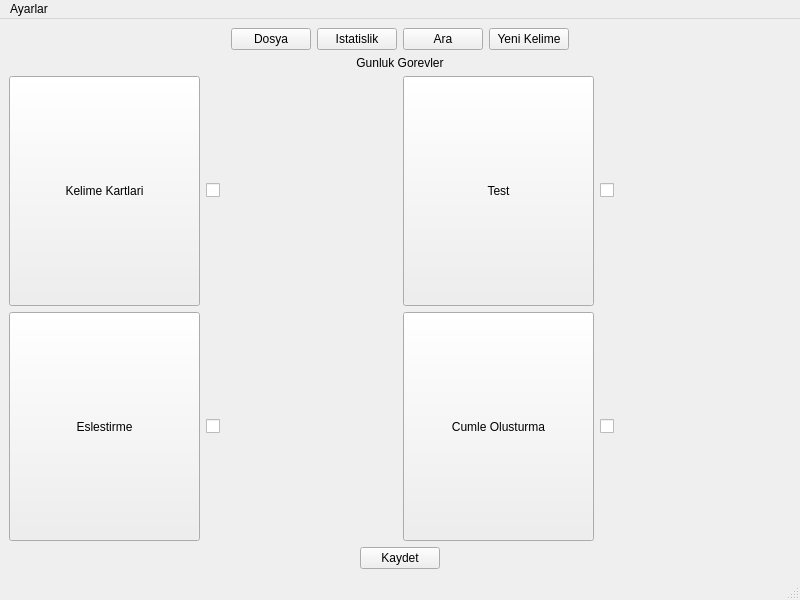
<?xml version="1.0" encoding="UTF-8"?>
<ui version="4.0">
 <class>MainWindow</class>
 <widget class="QMainWindow" name="MainWindow">
  <property name="geometry">
   <rect>
    <x>0</x>
    <y>0</y>
    <width>800</width>
    <height>600</height>
   </rect>
  </property>
  <property name="windowTitle">
   <string>MainWindow</string>
  </property>
  <widget class="QWidget" name="centralwidget">
   <layout class="QVBoxLayout" name="verticalLayout_2">
    <item>
     <layout class="QHBoxLayout" name="horizontalLayout">
      <item>
       <spacer name="horizontalSpacer">
        <property name="orientation">
         <enum>Qt::Orientation::Horizontal</enum>
        </property>
        <property name="sizeHint" stdset="0">
         <size>
          <width>40</width>
          <height>20</height>
         </size>
        </property>
       </spacer>
      </item>
      <item>
       <widget class="QPushButton" name="pushButton_dosya">
        <property name="sizePolicy">
         <sizepolicy hsizetype="Minimum" vsizetype="Fixed">
          <horstretch>0</horstretch>
          <verstretch>0</verstretch>
         </sizepolicy>
        </property>
        <property name="text">
         <string>Dosya</string>
        </property>
       </widget>
      </item>
      <item>
       <widget class="QPushButton" name="pushButton_istatislik">
        <property name="sizePolicy">
         <sizepolicy hsizetype="Minimum" vsizetype="Fixed">
          <horstretch>0</horstretch>
          <verstretch>0</verstretch>
         </sizepolicy>
        </property>
        <property name="text">
         <string>Istatislik</string>
        </property>
       </widget>
      </item>
      <item>
       <widget class="QPushButton" name="pushButton_ara">
        <property name="sizePolicy">
         <sizepolicy hsizetype="Minimum" vsizetype="Fixed">
          <horstretch>0</horstretch>
          <verstretch>0</verstretch>
         </sizepolicy>
        </property>
        <property name="text">
         <string>Ara</string>
        </property>
       </widget>
      </item>
      <item>
       <widget class="QPushButton" name="pushButton_yenikelime">
        <property name="sizePolicy">
         <sizepolicy hsizetype="Minimum" vsizetype="Fixed">
          <horstretch>0</horstretch>
          <verstretch>0</verstretch>
         </sizepolicy>
        </property>
        <property name="text">
         <string>Yeni Kelime</string>
        </property>
       </widget>
      </item>
      <item>
       <spacer name="horizontalSpacer_2">
        <property name="orientation">
         <enum>Qt::Orientation::Horizontal</enum>
        </property>
        <property name="sizeHint" stdset="0">
         <size>
          <width>40</width>
          <height>20</height>
         </size>
        </property>
       </spacer>
      </item>
     </layout>
    </item>
    <item>
     <widget class="QLabel" name="label">
      <property name="text">
       <string>Gunluk Gorevler</string>
      </property>
      <property name="alignment">
       <set>Qt::AlignmentFlag::AlignCenter</set>
      </property>
     </widget>
    </item>
    <item>
     <layout class="QGridLayout" name="gridLayout">
      <item row="0" column="1">
       <widget class="QCheckBox" name="checkBox_kelime">
        <property name="sizePolicy">
         <sizepolicy hsizetype="Minimum" vsizetype="Maximum">
          <horstretch>0</horstretch>
          <verstretch>0</verstretch>
         </sizepolicy>
        </property>
        <property name="font">
         <font>
          <pointsize>13</pointsize>
         </font>
        </property>
        <property name="text">
         <string/>
        </property>
       </widget>
      </item>
      <item row="1" column="1">
       <widget class="QCheckBox" name="checkBox_eslestirme">
        <property name="sizePolicy">
         <sizepolicy hsizetype="Minimum" vsizetype="Maximum">
          <horstretch>0</horstretch>
          <verstretch>0</verstretch>
         </sizepolicy>
        </property>
        <property name="font">
         <font>
          <pointsize>13</pointsize>
         </font>
        </property>
        <property name="text">
         <string/>
        </property>
       </widget>
      </item>
      <item row="1" column="2">
       <widget class="QPushButton" name="pushButton_cumle">
        <property name="sizePolicy">
         <sizepolicy hsizetype="Minimum" vsizetype="Expanding">
          <horstretch>0</horstretch>
          <verstretch>0</verstretch>
         </sizepolicy>
        </property>
        <property name="text">
         <string>Cumle Olusturma</string>
        </property>
       </widget>
      </item>
      <item row="1" column="0">
       <widget class="QPushButton" name="pushButton_eslestirme">
        <property name="sizePolicy">
         <sizepolicy hsizetype="Minimum" vsizetype="Expanding">
          <horstretch>0</horstretch>
          <verstretch>0</verstretch>
         </sizepolicy>
        </property>
        <property name="text">
         <string>Eslestirme</string>
        </property>
       </widget>
      </item>
      <item row="0" column="0">
       <widget class="QPushButton" name="pushButton_kart">
        <property name="sizePolicy">
         <sizepolicy hsizetype="Minimum" vsizetype="Expanding">
          <horstretch>0</horstretch>
          <verstretch>0</verstretch>
         </sizepolicy>
        </property>
        <property name="text">
         <string>Kelime Kartlari</string>
        </property>
       </widget>
      </item>
      <item row="0" column="2">
       <widget class="QPushButton" name="pushButton_test">
        <property name="sizePolicy">
         <sizepolicy hsizetype="Minimum" vsizetype="Expanding">
          <horstretch>0</horstretch>
          <verstretch>0</verstretch>
         </sizepolicy>
        </property>
        <property name="text">
         <string>Test</string>
        </property>
       </widget>
      </item>
      <item row="0" column="3">
       <widget class="QCheckBox" name="checkBox_test">
        <property name="sizePolicy">
         <sizepolicy hsizetype="Minimum" vsizetype="Maximum">
          <horstretch>0</horstretch>
          <verstretch>0</verstretch>
         </sizepolicy>
        </property>
        <property name="font">
         <font>
          <pointsize>13</pointsize>
         </font>
        </property>
        <property name="text">
         <string/>
        </property>
       </widget>
      </item>
      <item row="1" column="3">
       <widget class="QCheckBox" name="checkBox_cumle">
        <property name="sizePolicy">
         <sizepolicy hsizetype="Minimum" vsizetype="Maximum">
          <horstretch>0</horstretch>
          <verstretch>0</verstretch>
         </sizepolicy>
        </property>
        <property name="font">
         <font>
          <pointsize>13</pointsize>
         </font>
        </property>
        <property name="text">
         <string/>
        </property>
       </widget>
      </item>
     </layout>
    </item>
    <item>
     <layout class="QHBoxLayout" name="horizontalLayout_2">
      <item>
       <widget class="QPushButton" name="pushButton_kaydet">
        <property name="sizePolicy">
         <sizepolicy hsizetype="Maximum" vsizetype="Fixed">
          <horstretch>0</horstretch>
          <verstretch>0</verstretch>
         </sizepolicy>
        </property>
        <property name="text">
         <string>Kaydet</string>
        </property>
       </widget>
      </item>
     </layout>
    </item>
   </layout>
  </widget>
  <widget class="QMenuBar" name="menubar">
   <property name="geometry">
    <rect>
     <x>0</x>
     <y>0</y>
     <width>800</width>
     <height>37</height>
    </rect>
   </property>
   <widget class="QMenu" name="menuAyarlar">
    <property name="title">
     <string>Ayarlar</string>
    </property>
    <widget class="QMenu" name="menuDark_mode">
     <property name="title">
      <string>Tema</string>
     </property>
     <addaction name="actionWhite"/>
     <addaction name="actionDark"/>
    </widget>
    <addaction name="menuDark_mode"/>
   </widget>
   <addaction name="menuAyarlar"/>
  </widget>
  <widget class="QStatusBar" name="statusbar"/>
  <action name="actionWhite">
   <property name="text">
    <string>White</string>
   </property>
  </action>
  <action name="actionDark">
   <property name="text">
    <string>Dark</string>
   </property>
  </action>
 </widget>
 <resources/>
 <connections/>
</ui>
